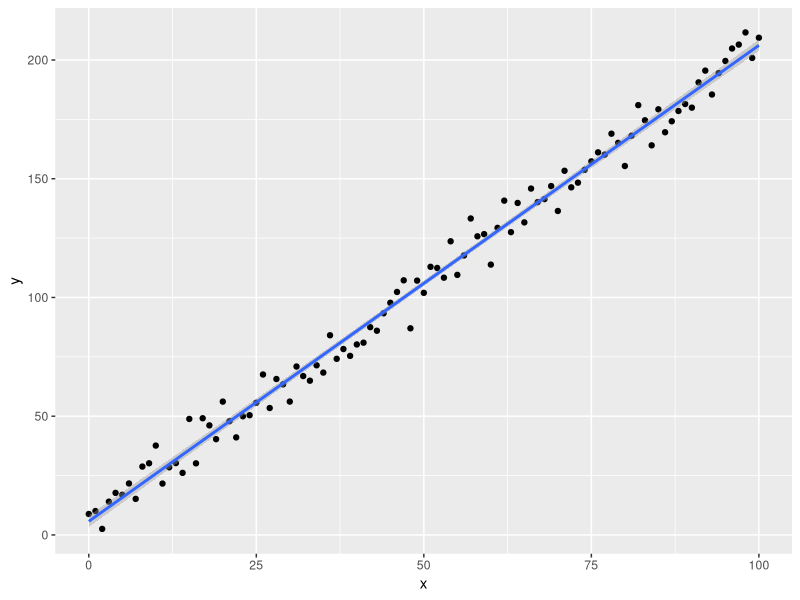

The R script that drew this image:
## ---- chunk 1
# R setup can go here
# # for pdf output add this after the title:
# author:
#   - name: Sarah Walpole
#     affiliation: '1'
#     # If corresponding author (only one corresponding author per manuscript)
#     email: example@example.ac.uk
#   - name: Mark Green
#     affiliation: '2'
#   - name: Robin Lovelace
#     affiliation: '3'
# affiliation:
#   - id: '1'
#     city: London
#     country: UK
#   - id: '2' 
#     city: Liverpool
#     country: UK
#   - id: '3' 
#     city: Leeds
#     country: UK
# output: rticles::plos_article

## ---- chunk 2
require("ggplot2")
x <- 0:100
y <- 2 * (x + rnorm(length(x), sd = 3) + 3)
ggplot(data = data.frame(x, y), 
       aes(x = x, y = y)) + 
  geom_point() + 
  geom_smooth(method = "lm")
